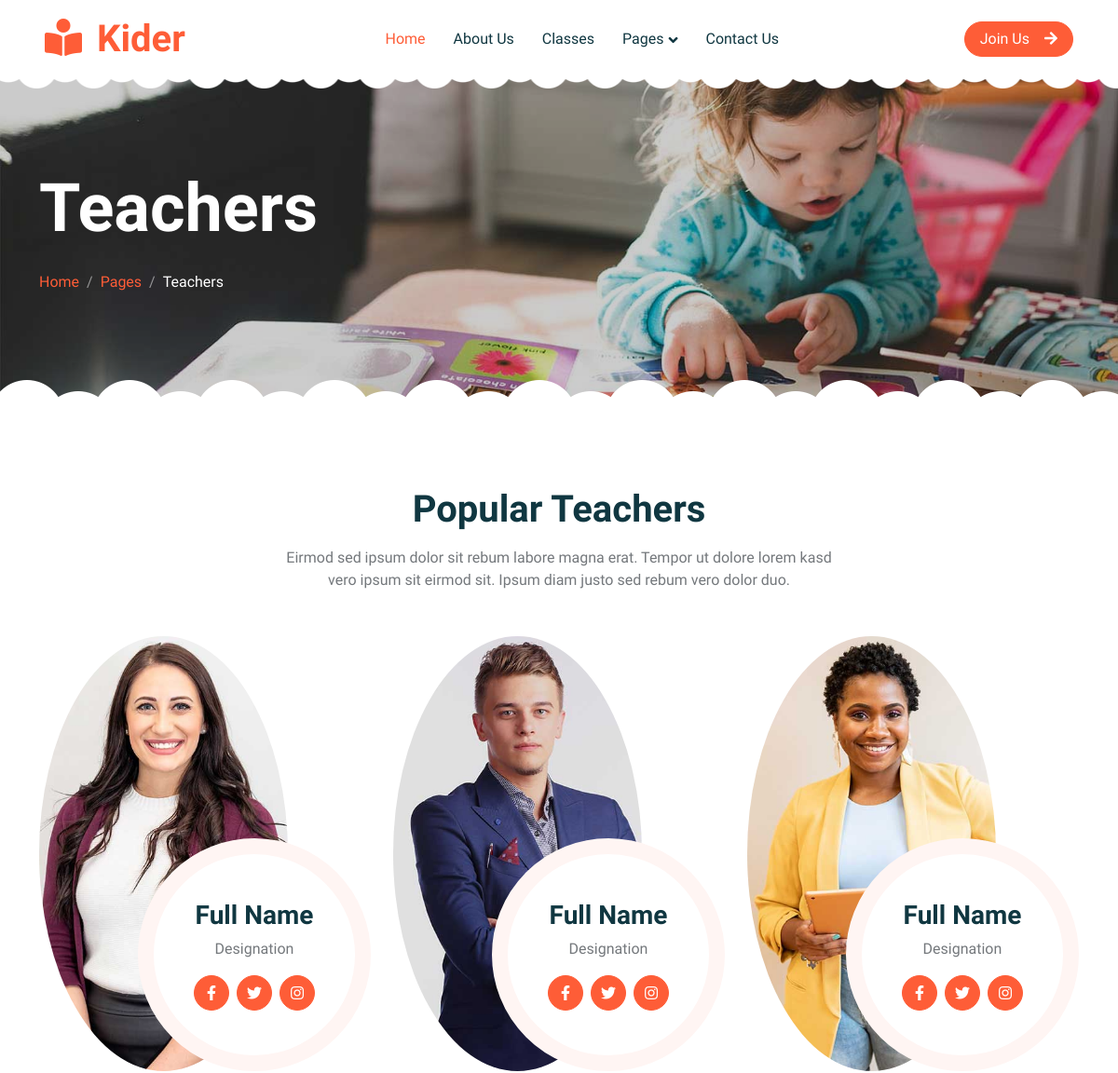
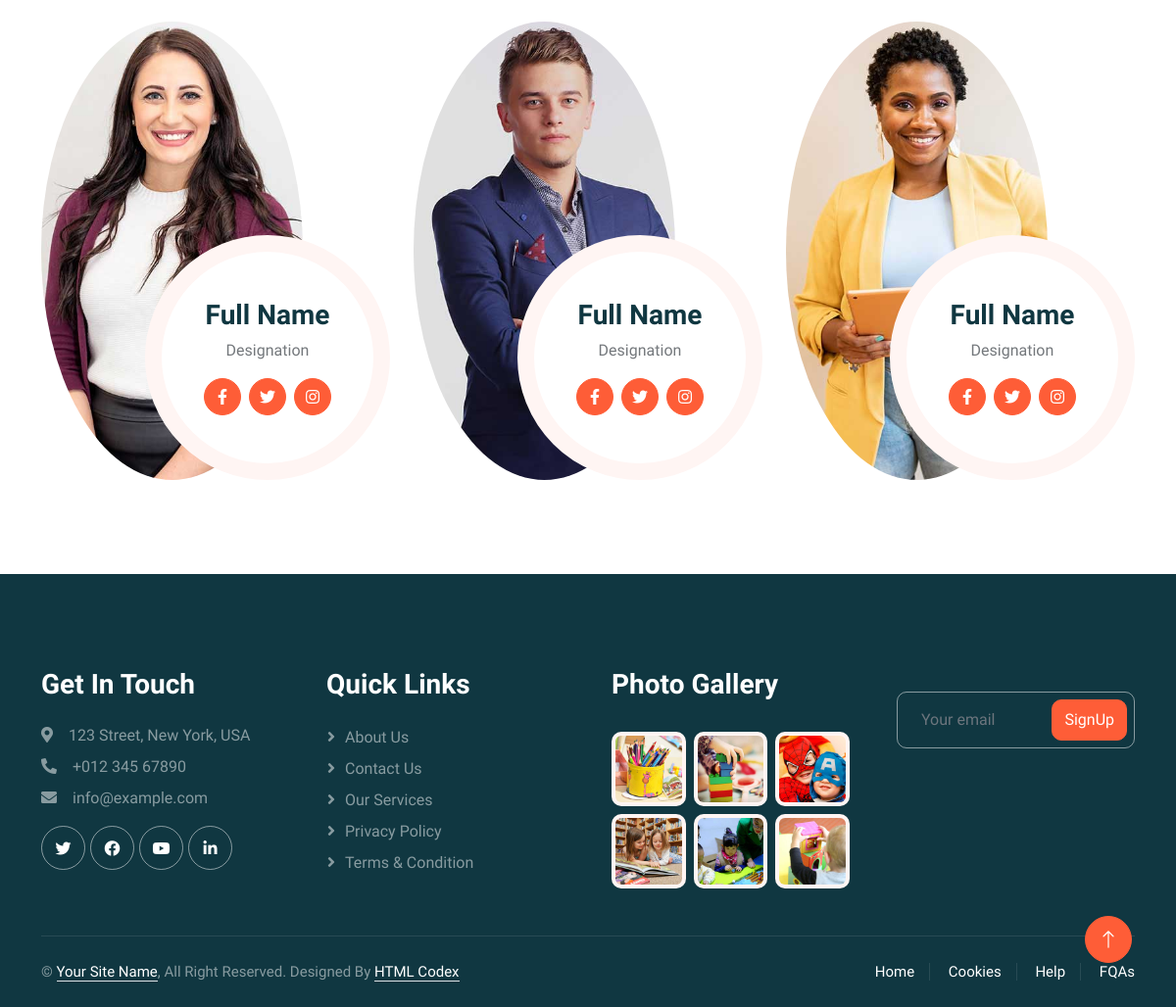
Page /team/ on the committed database (2 pictures, top to bottom).
### app/models.py (models this page shows, shortened)
class TeamMain(models.Model):
    title = models.CharField(max_length=255)
    description = models.CharField(max_length=255)
    class Meta:
        verbose_name = "Team Main"
        verbose_name_plural = "Team Main"

class TeamBlocks(models.Model):
    name= models.CharField(max_length=255)
    position = models.CharField(max_length=255)
    image = models.ImageField(upload_to="teams_blocks", null=True, blank=True)
    social_title1 = models.CharField(max_length=50, null=True, blank=True)
    social_title2 = models.CharField(max_length=50, null=True, blank=True)
    social_title3 = models.CharField(max_length=50, null=True, blank=True)
    social_url1 = models.URLField(max_length=255, blank=True)
    social_url2 = models.URLField(max_length=255, blank=True)
    social_url3 = models.URLField(max_length=255, blank=True)
    social_html_class1 = models.CharField(max_length=200, null=True, blank=True)
    social_html_class2 = models.CharField(max_length=200, null=True, blank=True)
    social_html_class3 = models.CharField(max_length=200, null=True, blank=True)
    class Meta:
        verbose_name = "Team Blocks"
        verbose_name_plural = "Team Blocks"

class FooterMain(models.Model):
    title = models.CharField(max_length=255)
    class Meta:
        verbose_name = "Footer Main"
        verbose_name_plural = "Footer Main"

class GetInTouch(models.Model):
    title = models.CharField(max_length=50)
    icon_class = models.CharField(max_length=255)
    description = models.CharField(max_length=255)
    class Meta:
        verbose_name = "Get In Touch"
        verbose_name_plural = "Get In Touch"

class Socials(models.Model):
    title = models.CharField(max_length=50)
    url = models.URLField(max_length=255, blank=True)
    html_class = models.CharField(max_length=255)
    class Meta:
        verbose_name = "Social"
        verbose_name_plural = "Socials"

class QuickLinks(models.Model):
    link_url = models.CharField(max_length=255)
    link_name = models.CharField(max_length=255)
    class Meta:
        verbose_name = "Quick Links"
        verbose_name_plural = "Quick Links"

class GalleryImages(models.Model):
    image_title = models.CharField(max_length=255)
    image = models.ImageField(upload_to="gallery")
    class Meta:
        verbose_name = "Gallery Images"
        verbose_name_plural = "Gallery Images"

class FooterText(models.Model):
    text1 = models.CharField(max_length=55, blank=True, null=True)
    text2 = models.CharField(max_length=255, blank=True, null=True)
    text3 = models.CharField(max_length=255, blank=True, null=True)
    link_url = models.URLField(max_length=200, blank=True, null=True)
    link_url2 = models.CharField(max_length=255, blank=True, null=True)
    link_name1 = models.CharField(max_length=255, blank=True, null=True)
    link_name2 = models.CharField(max_length=255, blank=True, null=True)
    class Meta:
        verbose_name = "Footer Text"
        verbose_name_plural = "Footer Text"

### app/views.py (the view)
# urls.py: path('team/', views.team, name="team"),
def team(request):
    context = {
        "footer_text": FooterText.objects.all().first(),
        "team_main": TeamMain.objects.all().first(),
        "team_blocks": TeamBlocks.objects.all(),
        "footer_main": FooterMain.objects.all(),
        "get_in_touch": GetInTouch.objects.all(),
        "socials": Socials.objects.all(),
        "quick_links": QuickLinks.objects.all(),
        "news_letter": Newsletter.objects.all().first(),
        "gallery": GalleryImages.objects.all()
    }
    return render(request,"team.html",context)

### app/templates/team.html (shortened to what this page needs)
{% extends "base.html" %}
{% load static %}
  {% block team_template %}
    <div class="container-xxl py-5 page-header position-relative mb-5">
    <div class="container py-5">
    <h1 class="display-2 text-white animated slideInDown mb-4">Teachers</h1>
    <nav aria-label="breadcrumb animated slideInDown">
        <ol class="breadcrumb">
            <li class="breadcrumb-item"><a href="#">Home</a></li>
            <li class="breadcrumb-item"><a href="#">Pages</a></li>
            <li class="breadcrumb-item text-white active" aria-current="page">Teachers</li>
        </ol>
    </nav>
    </div>
    </div>
    <div class="container-xxl py-5">
      <div class="container">
          <div class="text-center mx-auto mb-5 wow fadeInUp" data-wow-delay="0.1s" style="max-width: 600px;">
              <h1 class="mb-3">{{team_main.title}}</h1>
              <p>{{team_main.description}}</p>
          </div>
          <div class="row g-4">
            {% for blocks in team_blocks %}
              <div class="col-lg-4 col-md-6 wow fadeInUp" data-wow-delay="0.3s">
                  <div class="team-item position-relative">
                      <img class="img-fluid rounded-circle w-75" src="{{blocks.image.url}}" alt="">
                      <div class="team-text">
                          <h3>{{blocks.name}}</h3>
                          <p>{{blocks.position}}</p>
                          <div class="d-flex align-items-center">
                              <a class="btn btn-square btn-primary mx-1" href="{{blocks.social_url1}}"><i class="{{blocks.social_html_class1}}"  title="{{blocks.social_title1}}"></i></a>
                              <a class="btn btn-square btn-primary  mx-1" href="{{blocks.social_url2}}"><i class="{{blocks.social_html_class2}}" title="{{blocks.social_title2}}"></i></a>
                              <a class="btn btn-square btn-primary  mx-1" href="{{blocks.social_url3}}"><i class="{{blocks.social_html_class3}}" title="{{blocks.social_title3}}"></i></a>
                          </div>
                      </div>
                  </div>
              </div>
            {% endfor %}
            {% for blocks in team_blocks %}
              <div class="col-lg-4 col-md-6 wow fadeInUp" data-wow-delay="0.3s">
                  <div class="team-item position-relative">
                      <img class="img-fluid rounded-circle w-75" src="{{blocks.image.url}}" alt="">
                      <div class="team-text">
                          <h3>{{blocks.name}}</h3>
                          <p>{{blocks.position}}</p>
                          <div class="d-flex align-items-center">
                              <a class="btn btn-square btn-primary mx-1" href="{{blocks.social_url1}}"><i class="{{blocks.social_html_class1}}"  title="{{blocks.social_title1}}"></i></a>
                              <a class="btn btn-square btn-primary  mx-1" href="{{blocks.social_url2}}"><i class="{{blocks.social_html_class2}}" title="{{blocks.social_title2}}"></i></a>
                              <a class="btn btn-square btn-primary  mx-1" href="{{blocks.social_url3}}"><i class="{{blocks.social_html_class3}}" title="{{blocks.social_title3}}"></i></a>
                          </div>
                      </div>
                  </div>
              </div>
            {% endfor %}
          </div>
      </div>
  </div>
  {% endblock %}

### app/templates/base.html (shortened to what this page needs)
{% load static %}
    <!DOCTYPE html>
    <html lang="en">
    <head>
        <link href="https://cdnjs.cloudflare.com/ajax/libs/font-awesome/5.10.0/css/all.min.css" rel="stylesheet">
        <link href="https://cdn.jsdelivr.net/npm/bootstrap-icons@1.4.1/font/bootstrap-icons.css" rel="stylesheet">
        <link href="{% static "lib/animate/animate.min.css" %}" rel="stylesheet">
        <link href="{% static "lib/owlcarousel/assets/owl.carousel.min.css" %}" rel="stylesheet">
        <link href="{% static "css/bootstrap.min.css" %}" rel="stylesheet">
        <link href="{% static "css/style.css" %}" rel="stylesheet">
    </head>
    <body>
        <div class="container-xxl bg-white p-0">
            <nav class="navbar navbar-expand-lg bg-white navbar-light sticky-top px-4 px-lg-5 py-lg-0">
                <a href="{% url 'index' %}" class="navbar-brand">
                    <h1 class="m-0 text-primary"><i class="fa fa-book-reader me-3"></i>Kider</h1>
                </a>
                <div class="collapse navbar-collapse" id="navbarCollapse">
                    <div class="navbar-nav mx-auto">
                        <a href="{% url 'index' %}" class="nav-item nav-link active">Home</a>
                        <a href="{% url 'about' %}" class="nav-item nav-link">About Us</a>
                        <a href="{% url 'classes' %}" class="nav-item nav-link">Classes</a>
                        <div class="nav-item dropdown">
                            <a href="#" class="nav-link dropdown-toggle" data-bs-toggle="dropdown">Pages</a>
                        </div>
                        <a href="{% url 'contact' %}" class="nav-item nav-link">Contact Us</a>
                    </div>
                    <a href="" class="btn btn-primary rounded-pill px-3 d-none d-lg-block">Join Us<i class="fa fa-arrow-right ms-3"></i></a>
                </div>
            </nav>
            {% block team_template %}{% endblock %}
            <div class="container-fluid bg-dark text-white-50 footer pt-5 mt-5 wow fadeIn" data-wow-delay="0.1s">
                <div class="container py-5">
                    <div class="row g-5">
                        <div class="col-lg-3 col-md-6">
                            <h3 class="text-white mb-4">{{footer_main.0.title}}</h3>
                            {% for get in get_in_touch %}
                              <p class="mb-2"><i class="{{get.icon_class}}">
                              </i>{{get.description}}</p>
                            {% endfor %}
                            <div class="d-flex pt-2">
                              {% for social in socials %}
                                <a class="btn btn-outline-light btn-social" href="{{social.url}}">
                                    <i class="{{social.html_class}}" target="_blank" title="{{social.title}}"></i></a>
                              {% endfor %}
                            </div>
                        </div>
                        <div class="col-lg-3 col-md-6">
                            <h3 class="text-white mb-4">{{footer_main.1.title}}</h3>
                            {% for links in quick_links %}
                                <a class="btn btn-link text-white-50" href="">{{links.link_name}}</a>
                            {% endfor %}
                        </div>
                        <div class="col-lg-3 col-md-6">
                            <h3 class="text-white mb-4">{{footer_main.2.title}}</h3>
                            <div class="row g-2 pt-2">
                                {% for gallery in gallery %}
                                  <div class="col-4">
                                      <img class="img-fluid rounded bg-light p-1" src="{{gallery.image.url}}" alt="">
                                  </div>
                                {% endfor %}
                            </div>
                        </div>
                        <div class="col-lg-3 col-md-6">
                            <div class="position-relative mx-auto" style="max-width: 400px;">
                                <input class="form-control bg-transparent w-100 py-3 ps-4 pe-5" type="text" placeholder="Your email">
                                <button type="button" class="btn btn-primary py-2 position-absolute top-0 end-0 mt-2 me-2">SignUp</button>
                            </div>
                        </div>
                    </div>
                </div>
                <div class="container">
                    <div class="copyright">
                        <div class="row">
                            <div class="col-md-6 text-center text-md-start mb-3 mb-md-0">
                                {{footer_text.text1}} <a class="border-bottom" href="{{footer_text.link_url2}}">{{footer_text.link_name2}}</a>{{footer_text.text2}}
                                {{footer_text.text3}} <a class="border-bottom" href="{{footer_text.link_url1}}">{{footer_text.link_name1}}</a>
                            </div>
                            <div class="col-md-6 text-center text-md-end">
                                <div class="footer-menu">
                                    <a href="">Home</a>
                                    <a href="">Cookies</a>
                                    <a href="">Help</a>
                                    <a href="">FQAs</a>
                                </div>
                            </div>
                        </div>
                    </div>
                </div>
            </div>
            <a href="#" class="btn btn-lg btn-primary btn-lg-square back-to-top"><i class="bi bi-arrow-up"></i></a>
        </div>
    </body>
    </html>

### app/static/css/style.css (style rules this page uses)
:root { --primary: #FE5D37; --light: #FFF5F3; --dark: #103741; }
.back-to-top { position: fixed; display: none; right: 45px; bottom: 45px; z-index: 99; }
.btn { font-weight: 500; transition: .5s; }
.btn.btn-primary { color: #FFFFFF; }
.btn-square { width: 38px; height: 38px; }
.btn-lg-square { width: 48px; height: 48px; }
.btn-square, .btn-sm-square, .btn-lg-square { padding: 0; display: flex; align-items: center; justify-content: center; font-weight: normal; border-radius: 50px; }
h1, h2, h3, h4, .h1, .h2, .h3, .h4, .display-1, .display-2, .display-3, .display-4, .display-5, .display-6 { font-family: 'Lobster Two', cursive; font-weight: 700; }
.navbar .navbar-nav .nav-link { padding: 30px 15px; color: var(--dark); font-weight: 500; outline: none; }
.navbar .navbar-nav .nav-link:hover, .navbar .navbar-nav .nav-link.active { color: var(--primary); }
.navbar.sticky-top { top: -100px; transition: .5s; }
.navbar .dropdown-toggle::after { border: none; content: "\f107"; font-family: "Font Awesome 5 Free"; font-weight: 900; vertical-align: middle; margin-left: 5px; transition: .5s; }
.header-carousel::before, .header-carousel::after, .page-header::before, .page-header::after { position: absolute; content: ""; width: 100%; height: 10px; top: 0; left: 0; background: url(../img/bg-header-top.png) center center repeat-x; z-index: 1; }
.header-carousel::after, .page-header::after { height: 19px; top: auto; bottom: 0; background: url(../img/bg-header-bottom.png) center center repeat-x; }
.page-header { background: linear-gradient(rgba(0, 0, 0, .2), rgba(0, 0, 0, .2)), url(../img/carousel-1.jpg) center center no-repeat; background-size: cover; }
.breadcrumb-item + .breadcrumb-item::before { color: rgba(255, 255, 255, .5); }
.team-item .team-text { position: absolute; width: 250px; height: 250px; bottom: 0; right: 0; display: flex; align-items: center; justify-content: center; flex-direction: column; background: #FFFFFF; border: 17px solid var(--light); border-radius: 250px; transition: .5s; }
.footer .btn.btn-social { margin-right: 5px; width: 45px; height: 45px; display: flex; align-items: center; justify-content: center; color: #FFFFFF; border: 1px solid rgba(255,255,255,0.5); border-radius: 45px; transition: .3s; }
.footer .btn.btn-link { display: block; margin-bottom: 5px; padding: 0; text-align: left; font-size: 16px; font-weight: normal; text-transform: capitalize; transition: .3s; }
.footer .btn.btn-link::before { position: relative; content: "\f105"; font-family: "Font Awesome 5 Free"; font-weight: 900; margin-right: 10px; }
.footer .form-control { border-color: rgba(255,255,255,0.5); }
.footer .copyright { padding: 25px 0; font-size: 15px; border-top: 1px solid rgba(256, 256, 256, .1); }
.footer .copyright a { color: #FFFFFF; }
.footer .footer-menu a { margin-right: 15px; padding-right: 15px; border-right: 1px solid rgba(255, 255, 255, .1); }
.footer .footer-menu a:last-child { margin-right: 0; padding-right: 0; border-right: none; }

### rows in the picture
TeamMain: title "Popular Teachers", description "Eirmod sed ipsum dolor sit rebum labore magna erat. Tempor ut dolore lorem kasd vero ipsum sit eirmod sit. Ipsum diam justo sed rebum vero dolor duo."
TeamBlocks: image (picture), name "Full Name", position "Designation"
TeamBlocks: image (picture), name "Full Name", position "Designation"
TeamBlocks: image (picture), name "Full Name", position "Designation"
FooterMain: title "Get In Touch"
GetInTouch: description "123 Street, New York, USA"
GetInTouch: description "+012 345 67890"
GetInTouch: description "info@example.com"
FooterMain: title "Quick Links"
QuickLinks: link_name "About Us"
QuickLinks: link_name "Contact Us"
QuickLinks: link_name "Our Services"
QuickLinks: link_name "Privacy Policy"
QuickLinks: link_name "Terms & Condition"
FooterMain: title "Photo Gallery"
GalleryImages: image (picture)
GalleryImages: image (picture)
GalleryImages: image (picture)
GalleryImages: image (picture)
GalleryImages: image (picture)
GalleryImages: image (picture)
FooterText: text1 "©", link_name2 "Your Site Name", text2 ", All Right Reserved.", text3 "Designed By", link_name1 "HTML Codex"
